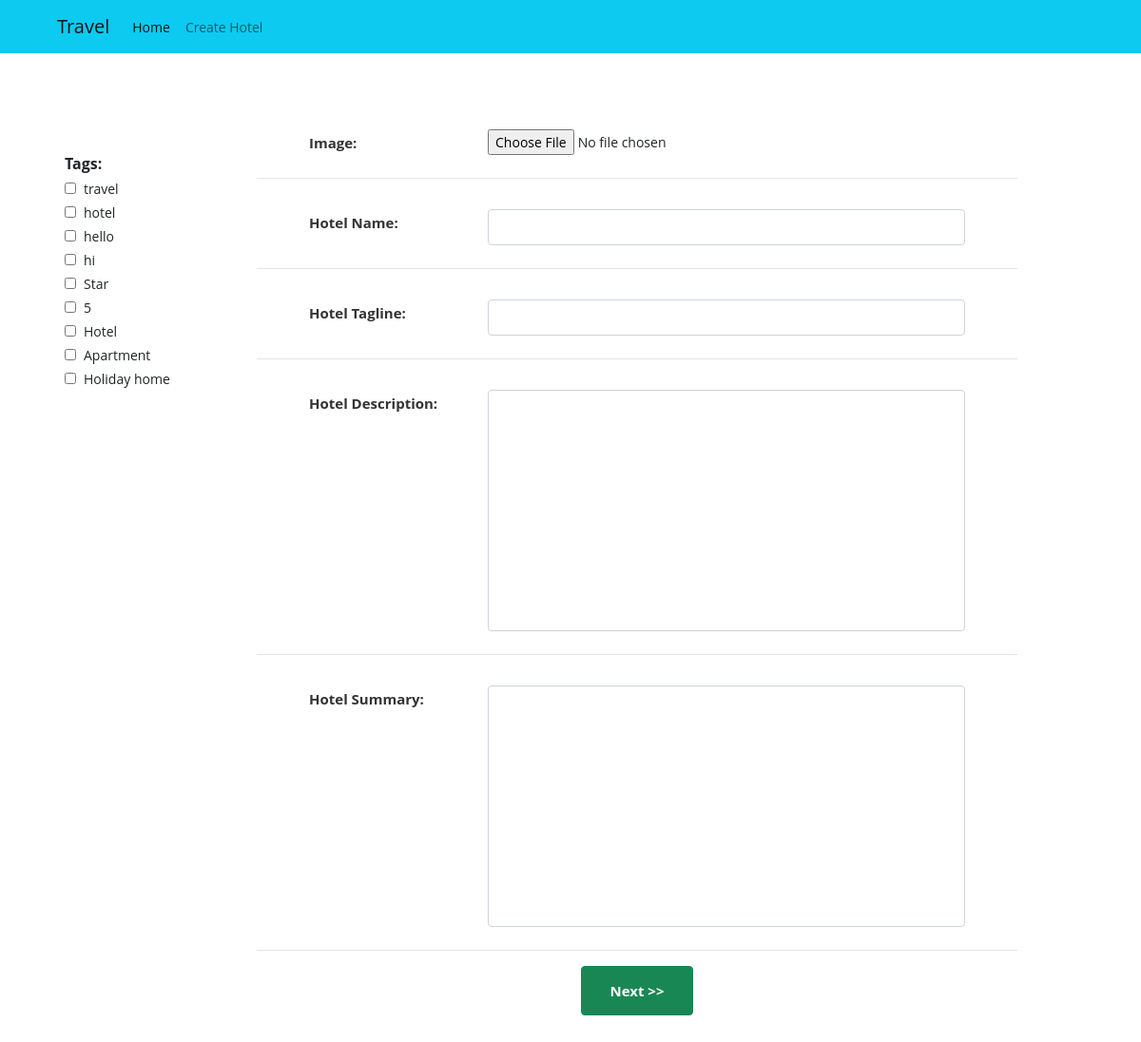
The page /create/ (signed in) on the database its author committed.
### main/views.py (the view)
# urls.py: path('create/', views.submit_location, name="submit_location"),
@login_required
def submit_location(request):
    if request.method == 'POST':
        form = LocationForm(request.POST, request.FILES or None)
        selected_values_str = request.POST.get('selected_values', '')
        tags = selected_values_str.split(',')
        if form.is_valid():
            image = form.cleaned_data['image']
            name = form.cleaned_data['l_name']
            tagline = form.cleaned_data['l_tagline']
            summary = form.cleaned_data['l_summery']
            des = form.cleaned_data['l_description']
            location = Location.objects.create(
                image = image,
                l_name = name,
                l_tagline = tagline,
                l_summery = summary,
                l_description = des,
            )
            for tag_name in tags:
                tag, _ =Tag.objects.get_or_create(name=tag_name)
                location.tags.add(tag)
            return redirect('create_season', l_id = location.id)
    else:
        form = LocationForm()
        tags = Tag.objects.all()
        context = {'location_form' : form, 'tags' : tags}
        return render(request, 'location_form.html', context)

### main/forms.py
class LocationForm(forms.ModelForm):
    class Meta:
        model = Location
        fields = [
            'image',
            'l_name',
            'l_tagline',
            'l_description',
            'l_summery',
        ]
        widgets = {
            'l_name' : forms.TextInput(attrs={"class": "form-control"}),
            'l_tagline' : forms.TextInput(attrs={"class": "form-control"}),
            'l_summery' : forms.Textarea(attrs={"class": "form-control"}),
            'l_description' : forms.Textarea(attrs={"class": "form-control"}),
        }

### main/templates/location_form.html (shortened to what this page needs)
{% extends 'base.html' %}
{% load static %}
{% block head %}
<link href="{% static 'css/main.css' %}" rel="stylesheet" media="all">
{% endblock head %}
{% block content %}
<div>
    <form method="post" enctype="multipart/form-data" class="mt-5 d-flex" id="myForm">
        <div class="py-2 my-5" style="margin-left:20px; width:250px">
            <p class="fs-6 fw-bold mx-5">Tags:</p>
            {% for tag in tags %}
            <div class="d-flex mx-5 align-items-conter mt-1">
                <input class="mt-1 me-2"
                    style = "width:12px; height:12px;"
                type="checkbox" id="{{tag.id}}" name="{{tag.name}}" value="{{tag.name}}">
                <label class="fs-9" for="{{tag.id}}">{{tag.name}}</label>
            </div>
            {% endfor %}
        </div>
        <div class="col-8">
            {% for field in location_form %}
            <div class="form-row">
                <div class="name">{{field.label_tag}}</div>
                <div class="value mt-2">
                    <div class="input-group js-input-file">
                        {{field}}
                    </div>
                </div>
            </div>
            {% endfor %}
            <div class="d-flex justify-content-center">
                <button type="submit" class="btn btn-success mb-5 mt-3" id="submitBtn">Next >></button>
            </div>
        </div>
    </form>
</div>
{% endblock content %}

### main/static/css/main.css (style rules this page uses)
.form-row { display: -webkit-box; display: -webkit-flex; display: -moz-box; display: -ms-flexbox; display: flex; -webkit-flex-wrap: wrap; -ms-flex-wrap: wrap; flex-wrap: wrap; -webkit-box-align: start; -webkit-align-items: flex-start; -moz-box-align: start; -ms-flex-align: start; align-items: flex-start; padding: 24px 55px; border-bottom: 1px solid #e5e5e5; }
.form-row .name { width: 188px; color: #333; font-size: 15px; font-weight: 700; margin-top: 11px; }
.form-row .value { width: -webkit-calc(100% - 188px); width: -moz-calc(100% - 188px); width: calc(100% - 188px); }
html { -webkit-box-sizing: border-box; -moz-box-sizing: border-box; box-sizing: border-box; }
* { padding: 0; margin: 0; }
*, *:before, *:after { -webkit-box-sizing: inherit; -moz-box-sizing: inherit; box-sizing: inherit; }
body, h1, h2, h3, h4, h5, h6, blockquote, p, pre, dl, dd, ol, ul, figure, hr, fieldset, legend { margin: 0; padding: 0; }
button { outline: none; background: none; border: none; }
body { font-family: "Open Sans", "Arial", "Helvetica Neue", sans-serif; font-weight: 400; font-size: 14px; }
.btn { display: inline-block; line-height: 50px; padding: 0 30px; -webkit-transition: all 0.4s ease; -o-transition: all 0.4s ease; -moz-transition: all 0.4s ease; transition: all 0.4s ease; cursor: pointer; font-size: 15px; text-transform: capitalize; font-weight: 700; color: #fff; font-family: inherit; }
input, textarea { outline: none; margin: 0; border: none; -webkit-box-shadow: none; -moz-box-shadow: none; box-shadow: none; width: 100%; font-size: 14px; font-family: inherit; }
textarea { resize: none; }
.input-group { position: relative; margin: 0; }

### rows shown on the page
Tag: name "travel"
Tag: name "hotel"
Tag: name "hello"
Tag: name "hi"
Tag: name "Star"
Tag: name "5"
Tag: name "Hotel"
Tag: name "Apartment"
Tag: name "Holiday home"

### other values the page prints
{{ field.label_tag }} "Image:" "Hotel Name:" "Hotel Tagline:" "Hotel Description:" "Hotel Summary:"
